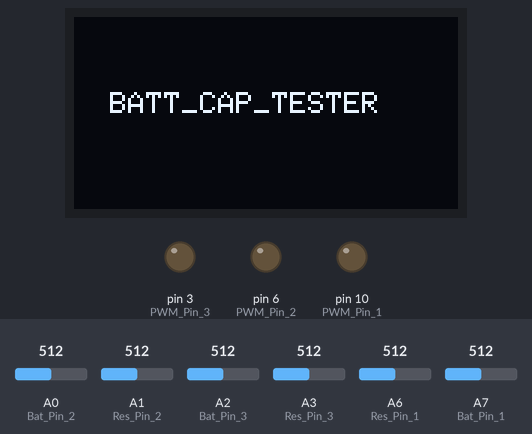
A sketch run on a simulated Arduino Nano, built with avr-gcc and run on an emulated ATmega328P. On the bench: 128×64 one-colour display, output pins drawn as LEDs (lit = HIGH). The inputs (shaded band) are chosen by the test bench; at power-on: A0 (Bat_Pin_2) = 512, A2 (Bat_Pin_3) = 512, A7 (Bat_Pin_1) = 512, A1 (Res_Pin_2) = 512, A3 (Res_Pin_3) = 512, A6 (Res_Pin_1) = 512. What the sketch prints to the serial monitor is not drawn.

Above: at 1.2 s.
1.3 s: A0 (Bat_Pin_2) set to 492
4.1 s: A0 (Bat_Pin_2) set to 460
At 6.3 s:
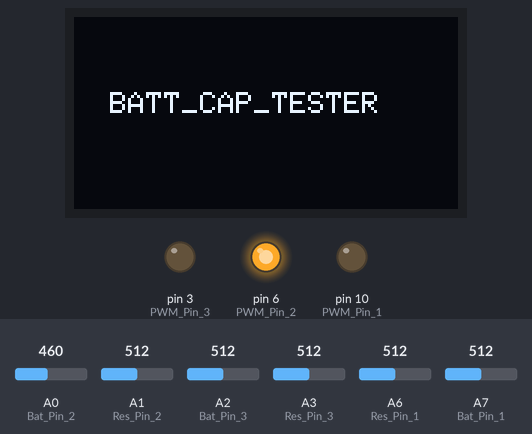
7.1 s: A2 (Bat_Pin_3) set to 488
10.1 s: A2 (Bat_Pin_3) set to 464
At 12.8 s:
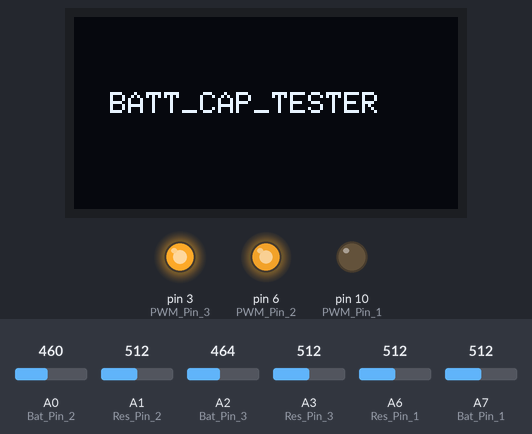
13.1 s: A7 (Bat_Pin_1) set to 487
15.8 s: A7 (Bat_Pin_1) set to 458
At 19.8 s:
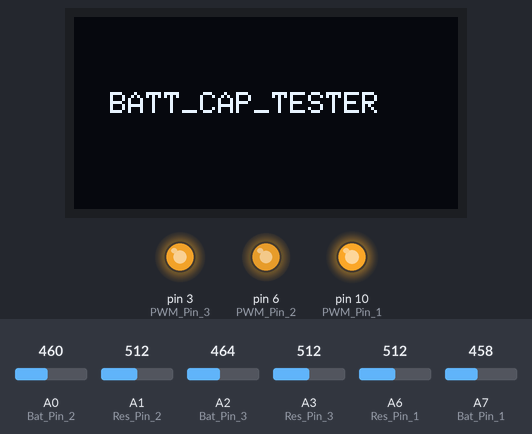
Timing chart, 0 to 24.5 s (numbered marks = the images above; inputs shaded):
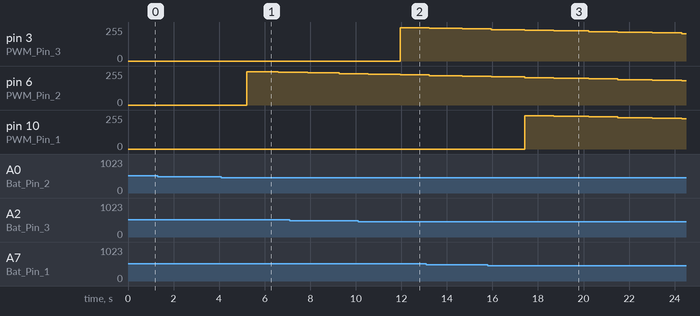

The sketch:

battery_test_v3.ino
```cpp
//>>>>>>>>>>>>>>>>>>>>>>>>>>>>>>>>>>>>>>>>>>>>>>>>>>>>>
// ARDUINO BATTERY CAPACITY TESTER
//Version-3.1
//Auth:Fakruddin
//Dated : 14/11/2021
//All PINS are now configured
//>>>>>>>>>>>>>>>>>>>>>>>>>>>>>>>>>>>>>>>>>>>>>>>>>>>>>

#include <Arduino.h>
//#include "U8glib.h"
#include <Adafruit_SSD1306.h>
#define SCREEN_WIDTH 128 // OLED display width, in pixels
#define SCREEN_HEIGHT 64 // OLED display height, in pixels

// Declaration for an SSD1306 display connected to I2C (SDA, SCL pins)
#define OLED_RESET 4 // Reset pin # (or -1 if sharing Arduino reset pin)
Adafruit_SSD1306 display(SCREEN_WIDTH, SCREEN_HEIGHT, &Wire, OLED_RESET);

//#define MOSFET_Pin 2
#define Bat_Pin_1 A7
#define Res_Pin_1 A6
#define PWM_Pin_1 10
#define Bat_Pin_2 A0
#define Res_Pin_2 A1
#define PWM_Pin_2 6
#define Bat_Pin_3 A2
#define Res_Pin_3 A3
#define PWM_Pin_3 3
#define PWMOFF 0
#define PWMMAX 255
float Res_Value = 1.0; // Resistor Value in Ohm
float Vcc = 4.64;      // Voltage of Arduino 5V pin ( Mesured by Multimeter )
float Bat_High = 4.3;  // Battery High Voltage
float Bat_Low = 2.5;   // Discharge Cut Off Voltage
float sample1 = 0;
int x = 0;
int row = 0;
unsigned long previousMillisprint = 0; // Previous time in ms
unsigned long millisPassedprint = 0;   // Current time in ms
//**********************CELL CLASS ********************//
class Cell
{
private:
  uint8_t BatteryPin;
  uint8_t ResistorPin;
  float Capacity;
  float Current;
  float mA;
  uint8_t PWMPin;
  float CurrentLimit;
  float BattVolt;
  float ResVolt;
  uint8_t CellTagNumber;
  unsigned long previousMillis; // Previous time in ms
  unsigned long millisPassed;   // Current time in ms
public:
  uint8_t PWMvalue;
  static uint8_t NUMBER_OF_CELL;
  Cell(uint8_t Bat_pin, uint8_t Res_pin, uint8_t PWM_pin, float Curr_limit, uint8_t CellNumber)
  {
    PWMvalue = 0;
    Capacity = 0;
    Current = 0;
    mA = 0;
    BatteryPin = Bat_pin;
    ResistorPin = Res_pin;
    PWMPin = PWM_pin;
    CurrentLimit = Curr_limit;
    BattVolt = 0;
    ResVolt = 0;
    CellTagNumber = CellNumber;
    unsigned long previousMillis = 0; // Previous time in ms
    unsigned long millisPassed = 0;   // Current time in ms
  }
  ~Cell() {}

  uint8_t getBattPin()
  {
    return BatteryPin;
  }
  uint8_t getResPin()
  {
    return ResistorPin;
  }
  uint8_t getPWMPin()
  {
    return PWMPin;
  }
  float getCurrent()
  {
    return Current;
  }
  float getCapacity()
  {
    return Capacity;
  }
  float getmA()
  {
    return mA;
  }
  uint8_t getPWMpercent()
  {
    return (PWMvalue * 100 / 255);
  }
  void setBattVolt(float volt)
  {
    BattVolt = volt;
  }
  void setResVolt(float volt)
  {
    ResVolt = volt;
  }
  float getBattVolt()
  {
    return BattVolt;
  }
  float getResVolt()
  {
    return ResVolt;
  }
  void MeasureBattVolt()
  {
    sample1 = 0;
    for (int i = 0; i < 100; i++)
    {
      sample1 = sample1 + analogRead(BatteryPin); //read the voltage from the divider circuit
      delay(2);
    }
    sample1 = sample1 / 100;
    BattVolt = sample1 * 2 * Vcc / 1024.0;
  }
  void MeasureResVolt()
  {
    sample1 = 0;
    for (int i = 0; i < 100; i++)
    {
      sample1 = sample1 + analogRead(ResistorPin); //read the voltage from the divider circuit
      delay(2);
    }
    sample1 = sample1 / 100;
    ResVolt = sample1 * 2 * Vcc / 1024.0;
  }
  uint8_t getCellTagNumber()
  {
    return CellTagNumber;
  }
  void setPWMZeroCuttOff()
  {
    if (BattVolt < Bat_Low && BattVolt > 1)
    {
      PWMvalue = PWMOFF;
      analogWrite(PWMPin, PWMvalue);
    }
  }
  void resetvalues()
  {
    PWMvalue = 0;
    Capacity = 0;
    Current = 0;
    mA = 0;
    BattVolt = 0;
    ResVolt = 0;
  }
  void handler()
  {
    if (BattVolt > Bat_High)
    {
      analogWrite(PWMPin, PWMOFF); // Turned Off the MOSFET // No discharge
      resetvalues();
    }
    else if (BattVolt < 1)
    {
      analogWrite(PWMPin, PWMOFF); // Turned Off the MOSFET // No discharge
      resetvalues();
    }
    else if (BattVolt > Bat_Low && BattVolt < Bat_High)
    {
      millisPassed = millis() - previousMillis;
      Current = ResVolt / Res_Value;
      mA = Current * 1000.0;
      Capacity = Capacity + mA * (millisPassed / 3600000.0); // 1 Hour = 3600000ms
      previousMillis = millis();
      row++;
      x++;
      //testcode
      if (Current <= CurrentLimit && PWMvalue < 255)
      {
        if (Current + 0.2 < CurrentLimit)
        {
          PWMvalue += 10;
        }
        else
        {
          PWMvalue += 1;
        }
      }
      if (Current > CurrentLimit)
      {
        if (Current > CurrentLimit + 0.2)
        {
          PWMvalue -= 5;
        }
        else
        {
          PWMvalue -= 1;
        }
      }
      analogWrite(PWMPin, PWMvalue);
      //   delay(500);
    }
  }
  void drawhandle()
  {
    display.clearDisplay();
    display.setTextSize(2);
    display.setCursor(25, 40);
    display.println("CELL:" + String(CellTagNumber));
    if (BattVolt < 1)
    {
      display.clearDisplay();
      display.setTextSize(2);
      display.setCursor(10, 40); // set position
      display.println("No Battery!");
    }
    else if (BattVolt > Bat_High)
    {
      display.clearDisplay();
      display.setTextSize(2);
      display.setCursor(25, 40); // set position
      display.println("High-V!");
    }
    else if (BattVolt < Bat_Low)
    {
      display.clearDisplay();
      display.setTextSize(2);
      display.setCursor(25, 40); // set position
      display.println("Low-V!");
    }
    else if (BattVolt >= Bat_Low && BattVolt < Bat_High)
    {
      display.clearDisplay();
      display.setTextSize(1);
      display.setCursor(0, 20); // set position
      display.println("Volt: " + String(BattVolt) + "V");
      display.setCursor(0, 40);
      display.println("Curr: " + String(Current) + "mA");
      display.setCursor(0, 40);
      display.println("mAh: " + String(Capacity));
    }
  }
  void printinfo()
  {
    if (BattVolt > Bat_High)
    {
      Serial.print("Warning High-V! Cell");
      Serial.println(getCellTagNumber());
    }
    else if (BattVolt > 1)
    {
      if (BattVolt < Bat_Low && BattVolt > 1)
      {
        Serial.print("Cell :");
        Serial.print(getCellTagNumber());
        Serial.print(" ");
        Serial.println("Cuttoff");
      }
      Serial.print("Cell :");
      Serial.println(getCellTagNumber());
      Serial.print("BATT_VOLT(V):");
      Serial.println(BattVolt);
      Serial.print("RES_VOLT(V):");
      Serial.println(ResVolt);
      Serial.print("CAPACITY(mAh):");
      Serial.println(Capacity);
      Serial.print("Current(A):");
      Serial.println(Current);
      Serial.print("PWM:");
      Serial.print("Value(%):");
      Serial.println(PWMvalue * 100 / 256);
      Serial.println("");
    }
    else if (BattVolt < 1)
    {
      Serial.print("No Cell! Slot");
      Serial.println(getCellTagNumber());
      Serial.print("Reseting values Slot");
      Serial.println(getCellTagNumber());
    }
  }
};

//******************************Buzzer Beep Function *********************************************************
// void beep(unsigned char delay_time)
// {
//   analogWrite(9, 20);         // PWM signal to generate beep tone
//   delay(delay_time);          // wait for a delayms ms
//   analogWrite(Buzzer_Pin, 0); // 0 turns it off
//   delay(delay_time);          // wait for a delayms ms
// }

//*******************************Setup Function ***************************************************************
uint8_t Cell::NUMBER_OF_CELL = 0;
Cell CELL_1(Bat_Pin_1, Res_Pin_1, PWM_Pin_1, 1, 1);
Cell CELL_2(Bat_Pin_2, Res_Pin_2, PWM_Pin_2, 1, 2);
Cell CELL_3(Bat_Pin_3, Res_Pin_3, PWM_Pin_3, 1, 3);
void setup()
{
  Serial.begin(9600);
  //pinMode(MOSFET_Pin, OUTPUT);
  //pinMode(Buzzer_Pin, OUTPUT);
  //digitalWrite(MOSFET_Pin, LOW); // MOSFET is off during the start
  Serial.println("CLEARDATA");
  Serial.println("LABEL,Time,Bat_Volt,capacity");
  pinMode(CELL_1.getPWMPin(), OUTPUT);
  pinMode(CELL_2.getPWMPin(), OUTPUT);
  pinMode(CELL_3.getPWMPin(), OUTPUT);
  display.begin(SSD1306_SWITCHCAPVCC, 0x3C);
  display.clearDisplay();
  display.setTextColor(WHITE);
  display.setTextSize(1);
  display.setCursor(12, 25);
  display.print("BATT_CAP_TESTER");
  display.display();
}
//********************************Main Loop Function***********************************************************
void loop()
{
  // Vcc = readVcc()/1000.0; // Conevrrt mV to Volt

  // Voltage devider Out = Bat_Volt * R2/(R1+R2 ) // R1 =10K and R2 =10K

  //************ Measuring Battery Voltage ***********
  CELL_1.MeasureBattVolt();
  CELL_2.MeasureBattVolt();
  CELL_3.MeasureBattVolt();

  // *********  Measuring Resistor Voltage ***********
  CELL_1.MeasureResVolt();
  CELL_2.MeasureResVolt();
  CELL_3.MeasureResVolt();
  //********************* Checking the different conditions *************
  CELL_1.handler();
  CELL_2.handler();
  CELL_3.handler();
  CELL_1.setPWMZeroCuttOff();
  CELL_2.setPWMZeroCuttOff();
  CELL_3.setPWMZeroCuttOff();
  millisPassedprint = millis();
  if (millisPassedprint - previousMillisprint > 2000)
  {
    previousMillisprint = millis();
    CELL_1.printinfo();
    CELL_2.printinfo();
    CELL_3.printinfo();
  }

  //*************************************************

  //**************************************************
  //CELL_1.drawhandle();
  //CELL_2.drawhandle();
  //CELL_3.drawhandle();
  //*************************************************
}
```

Measured:
- the behaviour switches between 475 and 474 on A0 (Bat_Pin_2) (found by bisection; images 0 and 1)
- the behaviour switches between 475 and 474 on A2 (Bat_Pin_3) (found by bisection; images 1 and 2)
- the behaviour switches between 475 and 474 on A7 (Bat_Pin_1) (found by bisection; images 2 and 3)
- after the input at 1.3 s, every drawn part: stays the same
- after the input at 4.1 s, pin 6 (PWM_Pin_2): 0/255 → 251/255 after 1.1 s, → 246/255 1.4 s later
- after the input at 10.1 s, pin 3 (PWM_Pin_3): 0/255 → 251/255 after 1.8 s
- after the input at 15.8 s, pin 10 (PWM_Pin_1): 0/255 → 251/255 after 1.6 s, → 246/255 1.3 s later, → 241/255 1.5 s later, → 236/255 1.3 s later, … (6 changes in this stretch)
